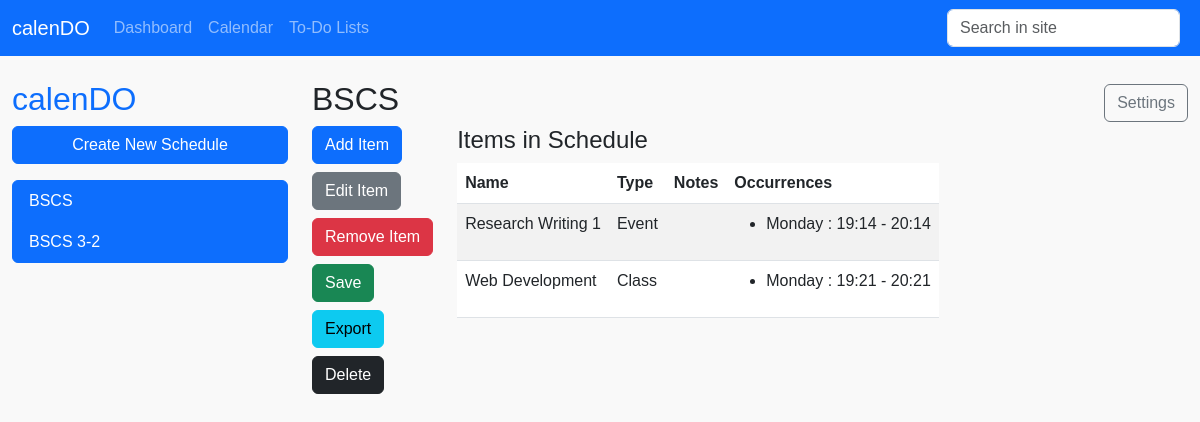
The page /calendar/ (signed in) on the database as committed earlier.
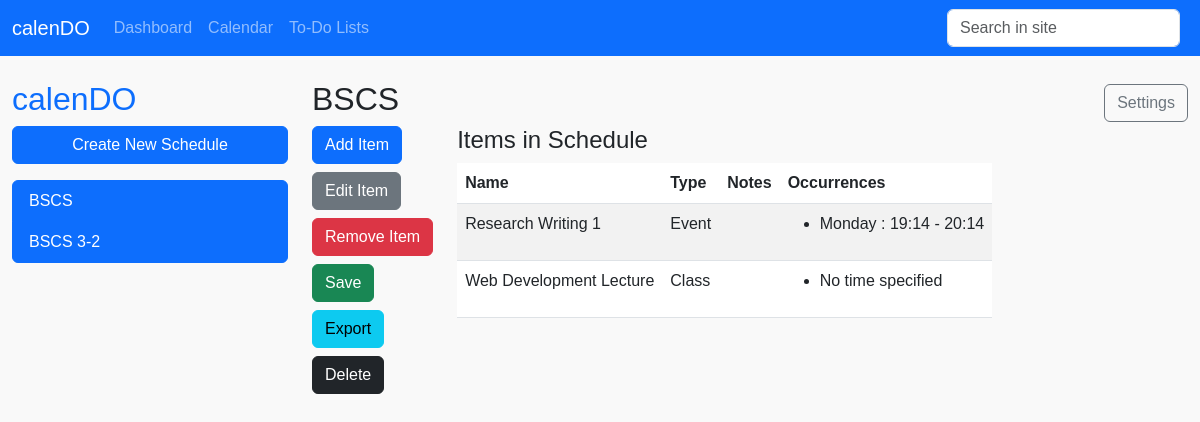
The same page on the database as committed later.
### calendo/models.py (models this page shows, shortened)
class Schedule(models.Model):
    schedule_name = models.CharField(max_length=255)
    user = models.ForeignKey(User, on_delete=models.CASCADE, related_name="schedules")
    created_at = models.DateTimeField(auto_now_add=True)
    updated_at = models.DateTimeField(auto_now=True)
    slug = models.SlugField(unique=True, blank=True)

class Item(models.Model):
    EVENT_TYPE_CHOICES = [
        ('event', 'Event'),
        ('class', 'Class'),
    ]
    schedule = models.ForeignKey(Schedule, on_delete=models.CASCADE, related_name="items")
    item_name = models.CharField(max_length=255)
    type = models.CharField(max_length=10, choices=EVENT_TYPE_CHOICES)
    notes = models.TextField(blank=True, null=True)
    created_at = models.DateTimeField(auto_now_add=True)
    updated_at = models.DateTimeField(auto_now=True)

class DayOfWeek(models.Model):
    name = models.CharField(max_length=9, unique=True)  # Monday, Tuesday, etc.

class ItemOccurrence(models.Model):
    item = models.ForeignKey(Item, on_delete=models.CASCADE, related_name="occurrences")
    days_of_week = models.ManyToManyField(DayOfWeek)
    start_time = models.TimeField()
    end_time = models.TimeField()

### calendo/views.py (the view)
# urls.py: path('calendar/', views.calendar_index, name='calendar_index'),
def calendar_index(request, schedule_name=None):
    schedules = Schedule.objects.filter(user=request.user)
    days_of_week = ['Monday', 'Tuesday', 'Wednesday', 'Thursday', 'Friday', 'Saturday', 'Sunday']
    first_schedule = schedules.first()
    schedule = first_schedule if schedule_name is None else get_object_or_404(Schedule, slug=schedule_name, user=request.user)
    items = schedule.items.prefetch_related('occurrences__days_of_week') if schedule else []
    for item in items:
        for occurrence in item.occurrences.all():
            occurrence.days = [day.name for day in occurrence.days_of_week.all()]  # Preprocess days as a list of names
    return render(request, "calendar/calendar-index.html", {
        "schedules": schedules,
        "schedule": schedule,
        "first_schedule": first_schedule,
        "items": items,
        "days_of_week": days_of_week,
    })

### templates/calendar/calendar-index.html (shortened to what the changed rows need)
{% extends "partials/base.html" %}
{% block content %}
<div class="row mt-4">
    {% if schedules.exists %}
        <aside class="col-3">
            <h2 class="text-primary">calenDO</h2>
            <button class="btn btn-primary w-100 mb-3" data-bs-toggle="modal" data-bs-target="#createScheduleModal">Create New Schedule</button>
            <ul class="list-group" id="scheduleList">
                {% for schedule in schedules %}
                    <li class="list-group-item {% if schedule.id == schedule.id %}active{% endif %}">
                        <a href="{% url 'schedule_detail' schedule.slug %}" class="text-decoration-none text-white">{{ schedule.schedule_name }}</a>
                    </li>
                {% empty %}
                    <li class="list-group-item">No schedules available</li>
                {% endfor %}
            </ul>
        </aside>
        <section class="col-9" id="calendarIndex">
            <div class="d-flex justify-content-between align-items-center">
                <h2>{{ schedule.schedule_name|default:"No Schedule Available" }}</h2>
                <button class="btn btn-outline-secondary">Settings</button>
            </div>
            <div class="d-flex flex-row align-items-start">
                <div class="d-flex flex-column align-items-start me-4">
                    <button class="btn btn-primary mb-2" data-bs-toggle="modal" data-bs-target="#addItemModal">Add Item</button>
                    <button class="btn btn-secondary mb-2" data-bs-toggle="modal" data-bs-target="#editItemModal">Edit Item</button>
                    <button class="btn btn-danger mb-2" data-bs-toggle="modal" data-bs-target="#selectItemToRemoveModal">Remove Item</button>
                    <button class="btn btn-success mb-2">Save</button>
                    <button class="btn btn-info mb-2">Export</button>
                    <button class="btn btn-dark mb-2">Delete</button>
                </div>
                <div>
                    <h4>Items in Schedule</h4>
                        <table class="table table-striped">
                            <thead>
                                <tr>
                                    <th>Name</th>
                                    <th>Type</th>
                                    <th>Notes</th>
                                    <th>Occurrences</th>
                                </tr>
                            </thead>
                            <tbody>
                                {% for item in items %}
                                    <tr>
                                        <td>{{ item.item_name }}</td>
                                        <td>{{ item.get_type_display }}</td>
                                        <td>{{ item.notes }}</td>
                                        <td>
                                            <ul>
                                                {% for occurrence in item.occurrences.all %}
                                                    <li>
                                                        {% for day in occurrence.days_of_week.all %}
                                                            {{ day.name }}{% if not forloop.last %}, {% endif %}
                                                        {% endfor %}:
                                                        {{ occurrence.start_time|time:"H:i" }} - {{ occurrence.end_time|time:"H:i" }}
                                                    </li>
                                                {% empty %}
                                                    <li>No time specified</li>
                                                {% endfor %}
                                            </ul>
                                        </td>
                                    </tr>
                                {% endfor %}
                            </tbody>
                        </table>
                </div>
            </div>
        </section>
    {% else %}
        <div class="col-md-12 text-center">
            <p>No schedule available. Click the button below to add a new schedule.</p>
            <button class="btn btn-outline-primary" data-bs-toggle="modal" data-bs-target="#createScheduleModal">Add Schedule</button>
        </div>
    {% endif %}
</div>
{% endblock %}

Rows that differ between the two databases and show on the page:
removed ItemOccurrence: start_time "19:21", end_time "20:21", DayOfWeek (name "Monday"), shown under Item "Class"
changed Item "Class": item_name "Web Development" → "Web Development Lecture"; now shows "No time specified"
